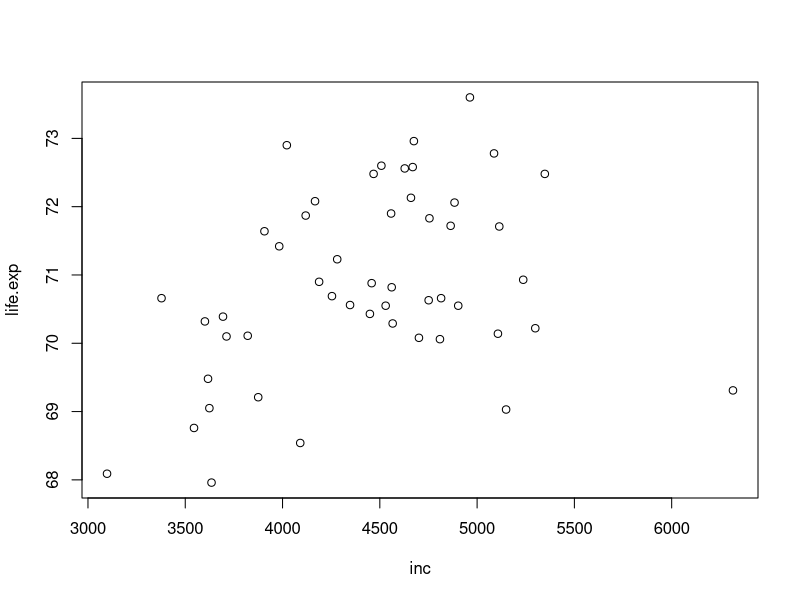
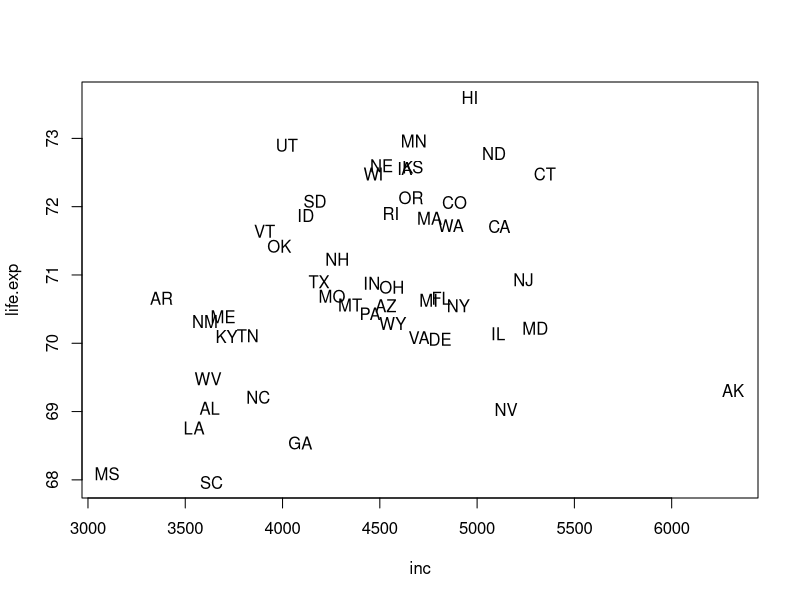
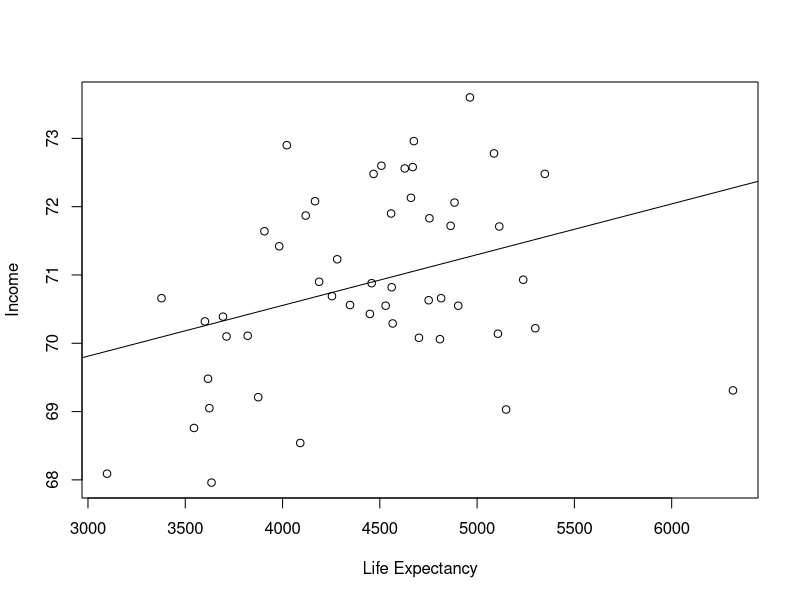
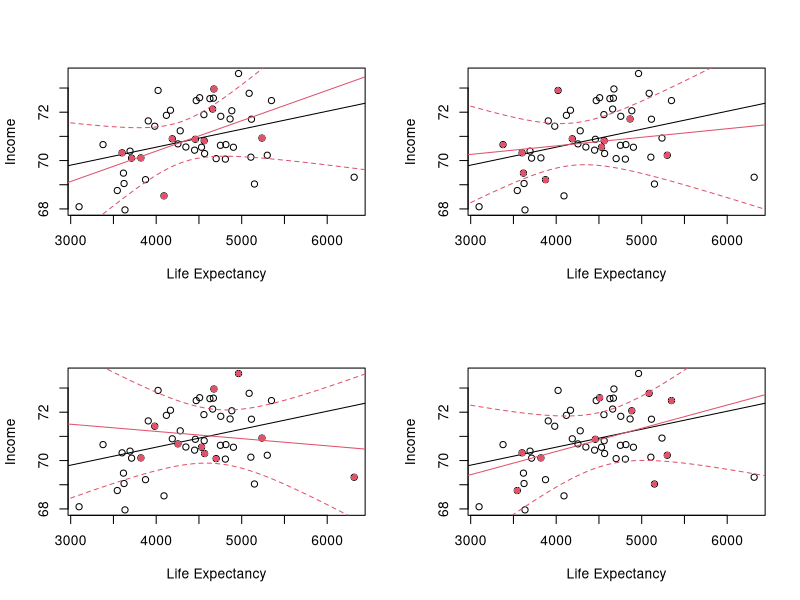

R code for these plots, in order:
## ---- chunk 1
data(state.x77)
statedata=as.data.frame(state.x77)
## ---- chunk 2
colnames(statedata)=c("popu", "inc", "illit", "life.exp", "murder", "hs.grad", "frost", "area")
## ---- chunk 3
plot(life.exp~inc, data=statedata)
## ---- chunk 4
cor(statedata[,"life.exp"], statedata[,"inc"])
## ---- chunk 5
plot(life.exp~inc, data=statedata, type="n")
text(life.exp~inc, data=statedata, state.abb)
## ---- chunk 6
model1=lm(life.exp~inc, data=statedata)
model1
## ---- chunk 7
plot(life.exp~inc, data=statedata,
      xlab="Life Expectancy", ylab="Income")
abline(model1)
## ---- chunk 8
par(mfrow=c(2,2)) # create a panel of four plotting areas

for(i in 1:4){
  ## Plot the population
  plot(life.exp~inc, data=statedata,
       xlab="Life Expectancy", ylab="Income")
  abline(model1)
  ## Select the sample
  selected.states=sample(1:50, 10)
  points(statedata[selected.states,"inc"], 
         statedata[selected.states,"life.exp"], pch=16, col=2)
  ## Fit a regression line using the sample
  model.sel = lm(life.exp~inc, data=statedata[selected.states,])
  abline(model.sel, col=2)
  ## Make a confidence band. 
  #### first calculate the width of the band, W.
  ww=sqrt(2*qf(0.95, 2, nrow(statedata)-2))
  #### generate plotting X values. 
  plot.x<-data.frame(inc=seq(3000, 7000, 1))
  #### se.fit=T is an option to save 
  #### the standard error of the fitted values. 
  plot.fit<-predict(model.sel, plot.x, 
                    level=0.95, interval="confidence", 
                    se.fit=T)

  #### lines is a function to add connected lines 
  #### to an existing plot.
  lines(plot.x$inc, plot.fit$fit[,1]+ww*plot.fit$se.fit, 
        col=2, lty=2)
  lines(plot.x$inc, plot.fit$fit[,1]-ww*plot.fit$se.fit, 
        col=2, lty=2)
}
